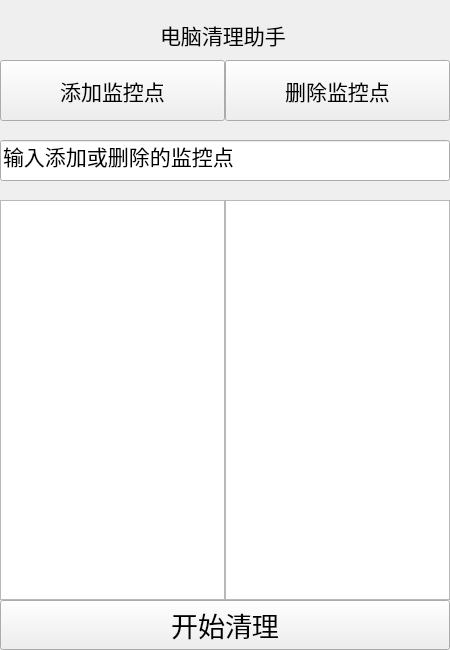
<?xml version="1.0" encoding="UTF-8"?>
<ui version="4.0">
 <class>widget</class>
 <widget class="QWidget" name="widget">
  <property name="geometry">
   <rect>
    <x>0</x>
    <y>0</y>
    <width>450</width>
    <height>650</height>
   </rect>
  </property>
  <property name="windowTitle">
   <string>胡大师</string>
  </property>
  <widget class="QTextBrowser" name="textBrowser">
   <property name="geometry">
    <rect>
     <x>0</x>
     <y>200</y>
     <width>225</width>
     <height>400</height>
    </rect>
   </property>
   <property name="font">
    <font>
     <pointsize>16</pointsize>
    </font>
   </property>
  </widget>
  <widget class="QLabel" name="label">
   <property name="geometry">
    <rect>
     <x>160</x>
     <y>10</y>
     <width>140</width>
     <height>50</height>
    </rect>
   </property>
   <property name="font">
    <font>
     <pointsize>16</pointsize>
    </font>
   </property>
   <property name="text">
    <string>电脑清理助手</string>
   </property>
  </widget>
  <widget class="QPushButton" name="pushButton">
   <property name="geometry">
    <rect>
     <x>0</x>
     <y>60</y>
     <width>225</width>
     <height>61</height>
    </rect>
   </property>
   <property name="font">
    <font>
     <pointsize>16</pointsize>
    </font>
   </property>
   <property name="text">
    <string>添加监控点</string>
   </property>
  </widget>
  <widget class="QPushButton" name="pushButton_2">
   <property name="geometry">
    <rect>
     <x>225</x>
     <y>60</y>
     <width>225</width>
     <height>61</height>
    </rect>
   </property>
   <property name="font">
    <font>
     <pointsize>16</pointsize>
    </font>
   </property>
   <property name="text">
    <string>删除监控点</string>
   </property>
  </widget>
  <widget class="QLineEdit" name="lineEdit">
   <property name="geometry">
    <rect>
     <x>0</x>
     <y>140</y>
     <width>450</width>
     <height>41</height>
    </rect>
   </property>
   <property name="font">
    <font>
     <pointsize>16</pointsize>
    </font>
   </property>
   <property name="text">
    <string>输入添加或删除的监控点</string>
   </property>
  </widget>
  <widget class="QPushButton" name="pushButton_3">
   <property name="geometry">
    <rect>
     <x>0</x>
     <y>600</y>
     <width>450</width>
     <height>50</height>
    </rect>
   </property>
   <property name="font">
    <font>
     <pointsize>20</pointsize>
    </font>
   </property>
   <property name="text">
    <string>开始清理</string>
   </property>
  </widget>
  <widget class="QTextBrowser" name="textBrowser_2">
   <property name="geometry">
    <rect>
     <x>225</x>
     <y>200</y>
     <width>225</width>
     <height>400</height>
    </rect>
   </property>
   <property name="font">
    <font>
     <pointsize>16</pointsize>
    </font>
   </property>
  </widget>
 </widget>
 <resources/>
 <connections/>
</ui>
